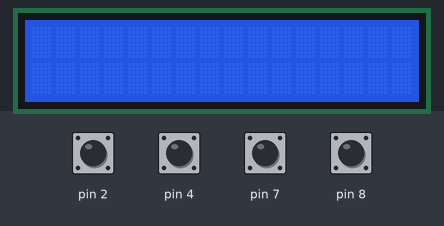
Simulated run of this sketch. Board: Arduino Uno, built with avr-gcc and run on an emulated ATmega328P. On the bench: 16×2 character LCD. The test bench sets the inputs (shaded band); at power-on: pin 2, pin 4, pin 7, pin 8 HIGH.

Above: at 1.2 s.
1.3 s: pin 2 pulled LOW for 1 s
At 2.8 s:
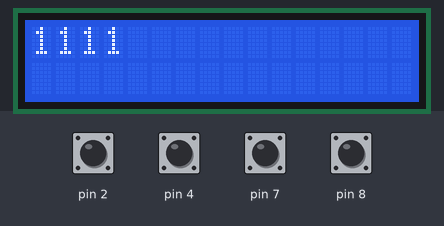
3.8 s: pin 4 pulled LOW for 0.15 s
At 4.6 s:
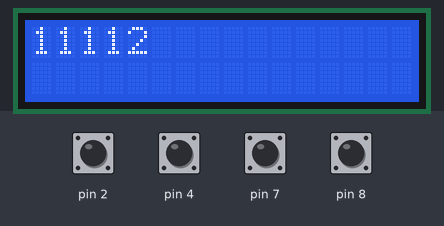
5.4 s: pin 7 pulled LOW for 0.15 s
At 6.6 s:
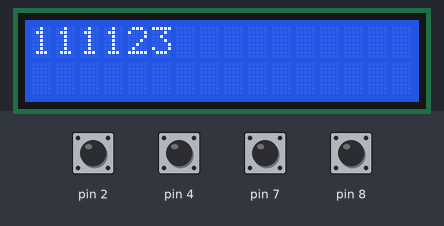
7.0 s: pin 8 pulled LOW for 0.15 s
At 8.2 s:
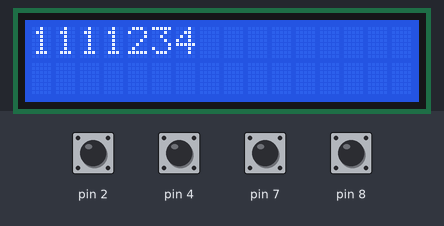
8.6 s: pin 2 pulled LOW for 0.15 s
At 9.6 s:
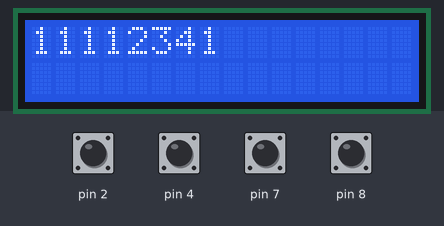
10.2 s: pin 4 pulled LOW for 1 s
At 11.7 s:
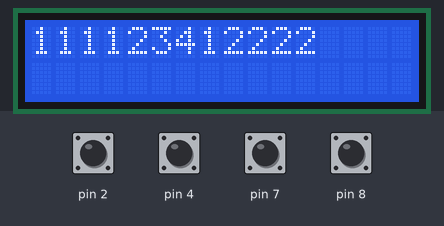
Timing chart, 0 to 13.2 s (numbered marks = the images above; inputs shaded):
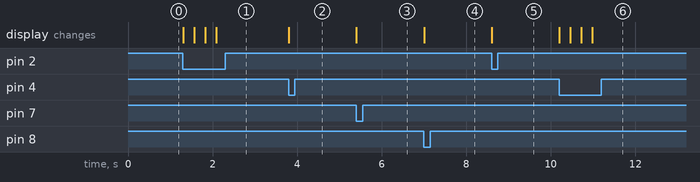

Measured:
- after the input at 1.3 s, the display: first changes at once (image 1 shows a later state)
- after the input at 3.8 s, the display: changes at once (image 2)
- after the input at 5.4 s, the display: changes at once (image 3)
- after the input at 7.0 s, the display: changes at once (image 4)
- after the input at 8.6 s, the display: changes at once (image 5)
- after the input at 10.2 s, the display: first changes at once (image 6 shows a later state)

The sketch:

Keyboard4buttonslcd.ino
```cpp
#include <Wire.h>
#include <LiquidCrystal_I2C.h>

LiquidCrystal_I2C lcd(0x27, 16, 2);
int charcount = 0;
int line_num = 0;

void setup() {
    lcd.init();
    lcd.backlight();
    lcd.setCursor(0, 0);
    Serial.begin(9600);
    pinMode(2, INPUT_PULLUP);
    pinMode(4, INPUT_PULLUP);
    pinMode(7, INPUT_PULLUP);
    pinMode(8, INPUT_PULLUP);
}

void loop() {
    if (charcount == 16 && line_num == 0) {
        lcd.setCursor(0, 1);
        charcount = 0;
        line_num = 1;
    }
    else if (charcount == 16 && line_num == 1) {
        lcd.clear();
        lcd.setCursor(0, 0);
        charcount = 0;
        line_num = 0;
    }
    if (digitalRead(2) == LOW && digitalRead(4) == LOW && digitalRead(7) == LOW && digitalRead(8) == LOW) {
        charcount = 16;
    }
    else if (digitalRead(2) == LOW) {
        lcd.print("1");
        charcount++;
        delay(250);
    }
    else if (digitalRead(4) == LOW) {
        lcd.print("2");
        charcount++;
        delay(250);
    }
    else if (digitalRead(7) == LOW) {
        lcd.print("3");
        charcount++;
        delay(250);
    }
    else if (digitalRead(8) == LOW) {
        lcd.print("4");
        charcount++;
        delay(250);
    }
    delay(10);
}
```
